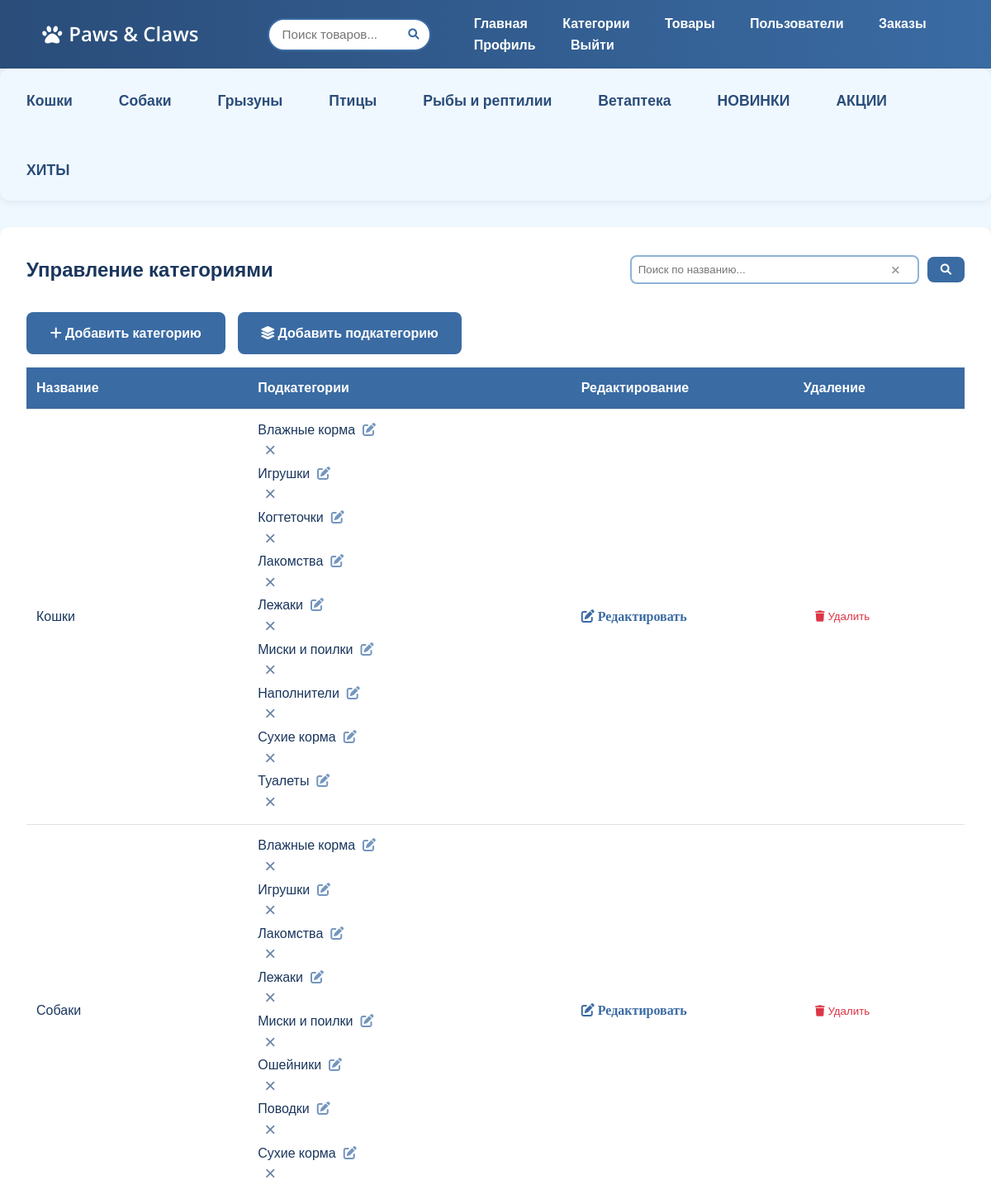
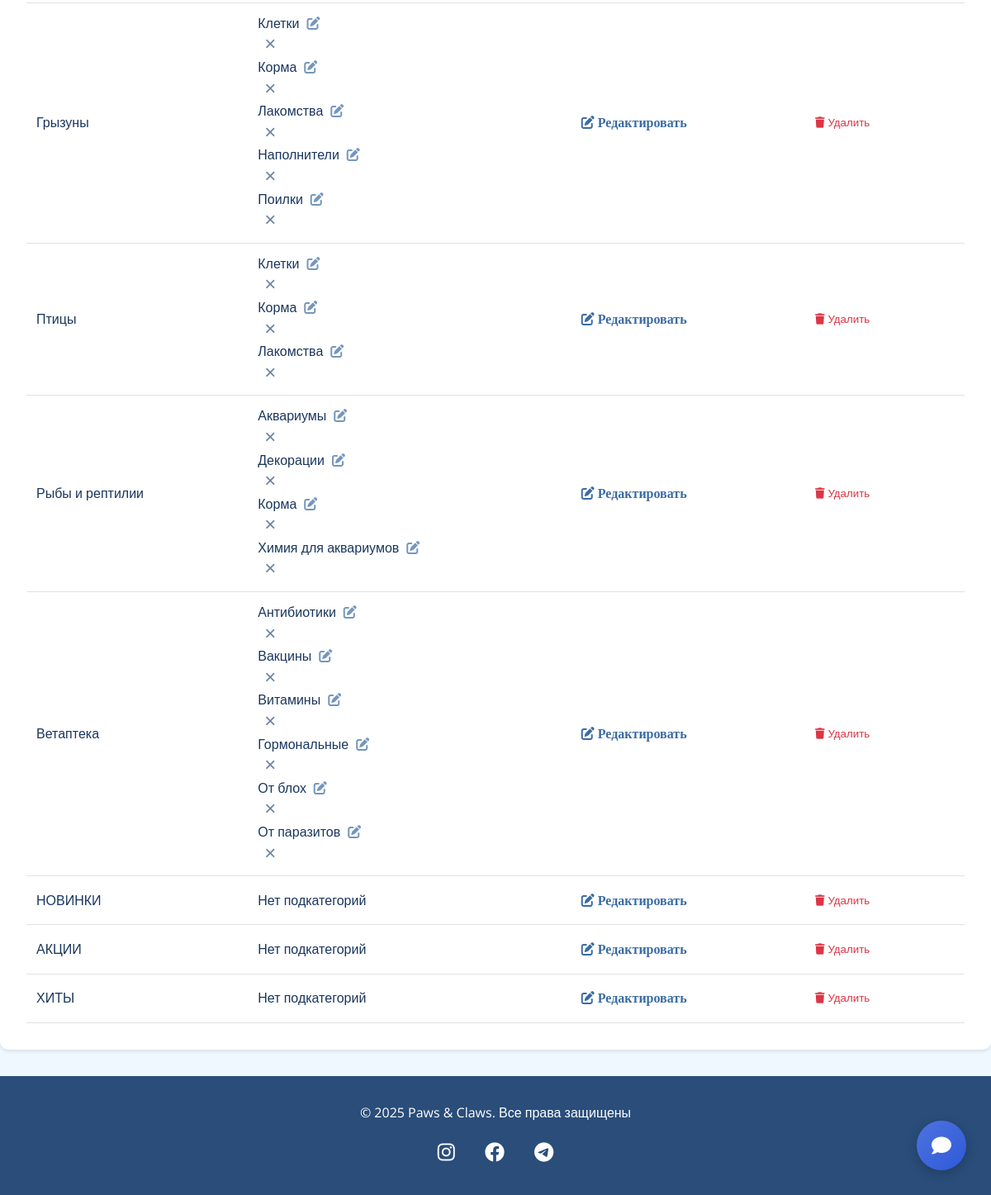
Page /admin/categories (signed in) on the committed database (2 pictures, top to bottom).
### app.py (models this page shows)
class Category(db.Model):
    id = db.Column(db.Integer, primary_key=True)
    name = db.Column(db.String(50), unique=True, nullable=False)
    subcategories = db.relationship('SubCategory', backref='category', cascade='all, delete-orphan')
    products = db.relationship('Product', backref='category', lazy=True)

class SubCategory(db.Model):
    id = db.Column(db.Integer, primary_key=True)
    name = db.Column(db.String(50), nullable=False)
    category_id = db.Column(db.Integer, db.ForeignKey('category.id'), nullable=False)

### app.py (the view)
@app.route('/admin/categories')
def admin_categories():
    if not is_admin():
        abort(403)
    categories = Category.query.all()
    return render_template('admin/categories.html', categories=categories)

### app.py (called while the page is built)
def is_admin():
    if 'user_id' not in session:
        return False
    user = User.query.get(session['user_id'])
    return user and user.is_admin

@app.context_processor
def inject_user():
    user = None
    if 'user_id' in session:
        user = User.query.get(session['user_id'])
    return dict(current_user=user)

@app.context_processor
def inject_categories():
    categories = Category.query.options(
        db.joinedload(Category.subcategories)
    ).all()
    return dict(categories=categories)

@app.context_processor
def inject_cart_count():
    cart_count = 0
    if 'user_id' in session:
        cart_items = Cart.query.filter_by(user_id=session['user_id']).all()
        cart_count = sum(item.quantity for item in cart_items)  # Сумма количеств
    return dict(cart_count=cart_count)

### templates/admin/categories.html
{% extends 'base.html' %}
{% block content %}
<div class="admin-container">
    <div class="admin-header">
        <h2>Управление категориями</h2>
        <form class="admin-search" action="{{ url_for('admin_search_categories') }}" method="GET">
            <div class="search-input-wrapper">
                <input type="text" name="q" placeholder="Поиск по названию..." value="{{ request.args.get('q', '') }}">
                <button type="button" class="clear-search" aria-label="Очистить поиск">
                    <i class="fas fa-times"></i>
                </button>
            </div>
            <button type="submit" class="btn btn-primary">
                <i class="fas fa-search"></i>
            </button>
        </form>
    </div>
  <div class="d-flex gap-3" style="display: flex; gap: 15px;">
    <a href="{{ url_for('admin_new_category') }}" class="btn btn-primary">
        <i class="fas fa-plus"></i> Добавить категорию
    </a>
    <a href="{{ url_for('admin_new_subcategory') }}" class="btn btn-primary">
        <i class="fas fa-layer-group"></i> Добавить подкатегорию
    </a>
</div>
    <table class="table">
        <thead>
            <tr>
                <th>Название</th>
                <th>Подкатегории</th>
                <th>Редактирование</th>
                <th>Удаление</th>
            </tr>
        </thead>
        <tbody>
            {% for category in categories %}
            <tr>
                <td>{{ category.name }}</td>
                <td>
    {% if category.subcategories %}
      <ul class="list-unstyled mb-0">
    {% for sub in category.subcategories %}
        <div class="d-flex align-items-center gap-3 mb-2">
            <span class="flex-grow-1">{{ sub.name }}</span>
            <a href="{{ url_for('admin_edit_subcategory', id=sub.id) }}"
               class="btn-edit-custom"
               title="Редактировать">
                <i class="fas fa-edit"></i>
            </a>
            <form action="{{ url_for('admin_delete_subcategory', id=sub.id) }}" method="POST"  >
                <button type="submit"
                        class="btn-close-custom"
                        onclick="return confirm('Удалить подкатегорию?')">
                    &times;
                </button>
            </form>
        </div>
    {% endfor %}
</ul>
    {% else %}
        <span class="text-muted">Нет подкатегорий</span>
    {% endif %}
</td>
                <td>
                    <a href="{{ url_for('admin_edit_category', id=category.id) }}"
                       class="btn btn-sm btn-warning">
                        <i class="fas fa-edit"> Редактировать</i>
                    </a>
                </td>
                <td>
                    <form action="{{ url_for('admin_delete_category', id=category.id) }}" method="POST">
                        <button type="submit"
                                class="btn btn-sm btn-outline-danger"
                                onclick="return confirm('Удалить категорию?')">
                            <i class="fas fa-trash"></i> Удалить
                        </button>
                    </form>
                </td>
            </tr>
            {% endfor %}
        </tbody>
    </table>
</div>
{% endblock %}

### templates/base.html (shortened to what this page needs)
<!DOCTYPE html>
<html lang="ru">
<head>
    <link rel="stylesheet" href="{{ url_for('static', filename='css/style.css') }}">
    <link rel="stylesheet" href="https://cdnjs.cloudflare.com/ajax/libs/font-awesome/6.0.0/css/all.min.css">
</head>
<body>
    <nav class="navbar">
        <div class="container">
            <a href="{{ url_for('index') }}" class="logo">
                <i class="fas fa-paw"></i> Paws & Claws
            </a>
            <div class="search-container">
                <form action="{{ url_for('search') }}" method="GET">
                    <div class="search-box">
                        <input type="text"
                               name="q"
                               placeholder="Поиск товаров..."
                               value="{{ request.args.get('q', '') }}"
                               autocomplete="off">
                        <button type="submit">
                            <i class="fas fa-search"></i>
                        </button>
                    </div>
                </form>
            </div>
            <div class="nav-links">
                <a href="{{ url_for('index') }}">Главная</a>
                {% if current_user and current_user.is_admin %}
                <a href="{{ url_for('admin_categories') }}">Категории</a>
                <a href="{{ url_for('admin_products') }}">Товары</a>
                <a href="{{ url_for('admin_users') }}">Пользователи</a>
                <a href="{{ url_for('admin_orders') }}">Заказы</a>
            {% endif %}
                 {% if current_user %}
                    <a href="{{ url_for('profile') }}">Профиль</a>
                    <a href="{{ url_for('logout') }}">Выйти</a>
                {% else %}
                    <a href="{{ url_for('login') }}">Войти</a>
                    <a href="{{ url_for('register') }}">Регистрация</a>
                {% endif %}
            </div>
        </div>
    </nav>
    <section class="categories-list">
    {% for category in categories %}
        <li class="category-item">
            <a href="{{ url_for('index', category=category.id) }}" class="category-link has-submenu">{{ category.name }}</a>
        </li>
    {% endfor %}
    </section>
    <main class="container">
        {% block content %}{% endblock %}
    </main>
    {% if current_user %}
        <a href="
        {% if current_user.is_admin %}
        {{ url_for('admin_support') }}
        {% else %}
        {{ url_for('support') }}
        {% endif %}"
           class="floating-chat-btn"
           id="chat-button">
            <i class="fas fa-comment"></i>
        </a>
    {% endif %}
    <footer class="footer">
        <div class="container text-center">
            <p>© 2025 Paws & Claws. Все права защищены</p>
            <div class="social-links">
                <a href="#"><i class="fab fa-instagram"></i></a>
                <a href="#"><i class="fab fa-facebook"></i></a>
                <a href="#"><i class="fab fa-telegram"></i></a>
            </div>
        </div>
    </footer>
</body>
</html>

### rows in the picture
Category: name "Кошки"
Category: name "Собаки"
Category: name "Грызуны"
Category: name "Птицы"
Category: name "Рыбы и рептилии"
Category: name "Ветаптека"
Category: name "НОВИНКИ", shows "Нет подкатегорий"
Category: name "АКЦИИ", shows "Нет подкатегорий"
Category: name "ХИТЫ", shows "Нет подкатегорий"
SubCategory: name "Влажные корма"
SubCategory: name "Игрушки"
SubCategory: name "Когтеточки"
SubCategory: name "Лакомства"
SubCategory: name "Лежаки"
SubCategory: name "Миски и поилки"
SubCategory: name "Наполнители"
SubCategory: name "Сухие корма"
SubCategory: name "Туалеты"
SubCategory: name "Влажные корма"
SubCategory: name "Игрушки"
SubCategory: name "Лакомства"
SubCategory: name "Лежаки"
SubCategory: name "Миски и поилки"
SubCategory: name "Ошейники"
SubCategory: name "Поводки"
SubCategory: name "Сухие корма"
SubCategory: name "Клетки"
SubCategory: name "Корма"
SubCategory: name "Лакомства"
SubCategory: name "Наполнители"
SubCategory: name "Поилки"
SubCategory: name "Клетки"
SubCategory: name "Корма"
SubCategory: name "Лакомства"
SubCategory: name "Аквариумы"
SubCategory: name "Декорации"
SubCategory: name "Корма"
SubCategory: name "Химия для аквариумов"
SubCategory: name "Антибиотики"
SubCategory: name "Вакцины"
SubCategory: name "Витамины"
SubCategory: name "Гормональные"
SubCategory: name "От блох"
SubCategory: name "От паразитов"
